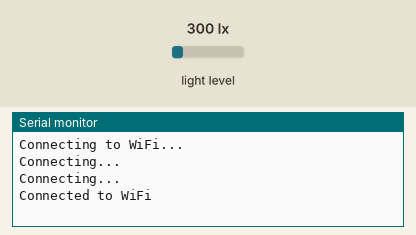
The sketch below on a simulated ESP8266 (NodeMCU). On the bench: the last lines printed to the serial monitor. The test bench sets the inputs (shaded band); at power-on: light level 300 lx. WiFi joins after 1.5 s; servers stay silent unless stated; uploads are accepted with an empty reply.

Above: at 3.2 s.
3.3 s: light level set to 40 lx
At 13.5 s:
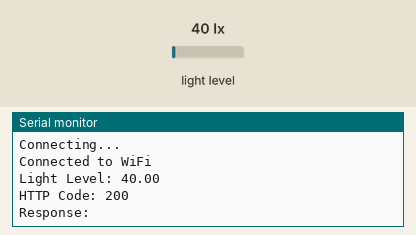
18.3 s: light level set to 500 lx
At 22.36 s:
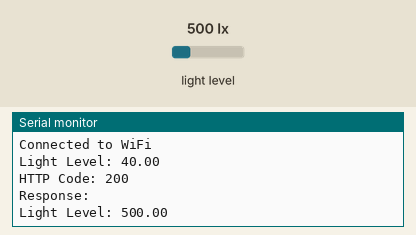

Measured:
- after the input at 3.3 s, the serial monitor: prints a new line after 8.7 s (image 1)
- after the input at 18.3 s, the serial monitor: prints a new line after 3.9 s (image 2)

The sketch:

DH1750.ino
```cpp
#include <ESP8266WiFi.h>
#include <Wire.h>
#include <BH1750.h>
#include <ESP8266HTTPClient.h>

// WiFi credentials
const char* ssid = "UiTiOt-E3.1";
const char* password = "UiTiOtAP";

// Server details
const char* serverAddress = "http://172.31.11.109";
const int serverPort = 3001;
const String apiEndpoint = "/api/devices/6641cbbf249acef0fca56452/sensor-data"; // Replace device_id with the actual device ID

// BH1750 sensor
BH1750 lightSensor;

// Function to connect to WiFi
void connectToWiFi() {
  Serial.println("Connecting to WiFi...");
  WiFi.begin(ssid, password);
  while (WiFi.status() != WL_CONNECTED) {
    delay(1000);
    Serial.println("Connecting...");
  }
  Serial.println("Connected to WiFi");
}

// Function to send sensor data to server
void sendDataToServer(float lightValue) {
  WiFiClient client;

  HTTPClient http;
  // http.begin(client, serverAddress, serverPort, apiEndpoint);
  http.begin(client, "http://172.31.11.109:3001/api/devices/6641cbbf249acef0fca56452/sensor-data"); // Specify the endpoint
  http.addHeader("Content-Type", "application/json");

  String data = "{\"sensors\":{\"light\":" + String(lightValue) + "}}";
  int httpCode = http.POST(data);

  Serial.print("HTTP Code: ");
  Serial.println(httpCode);

  String payload = http.getString();
  Serial.println("Response: " + payload);

  http.end();
}

void setup() {
  Serial.begin(115200);
  Wire.begin();
  lightSensor.begin();

  connectToWiFi();
}

void loop() {
  delay(10000);
  float lightValue = lightSensor.readLightLevel();

  Serial.print("Light Level: ");
  Serial.println(lightValue);

  sendDataToServer(lightValue);

}
```
